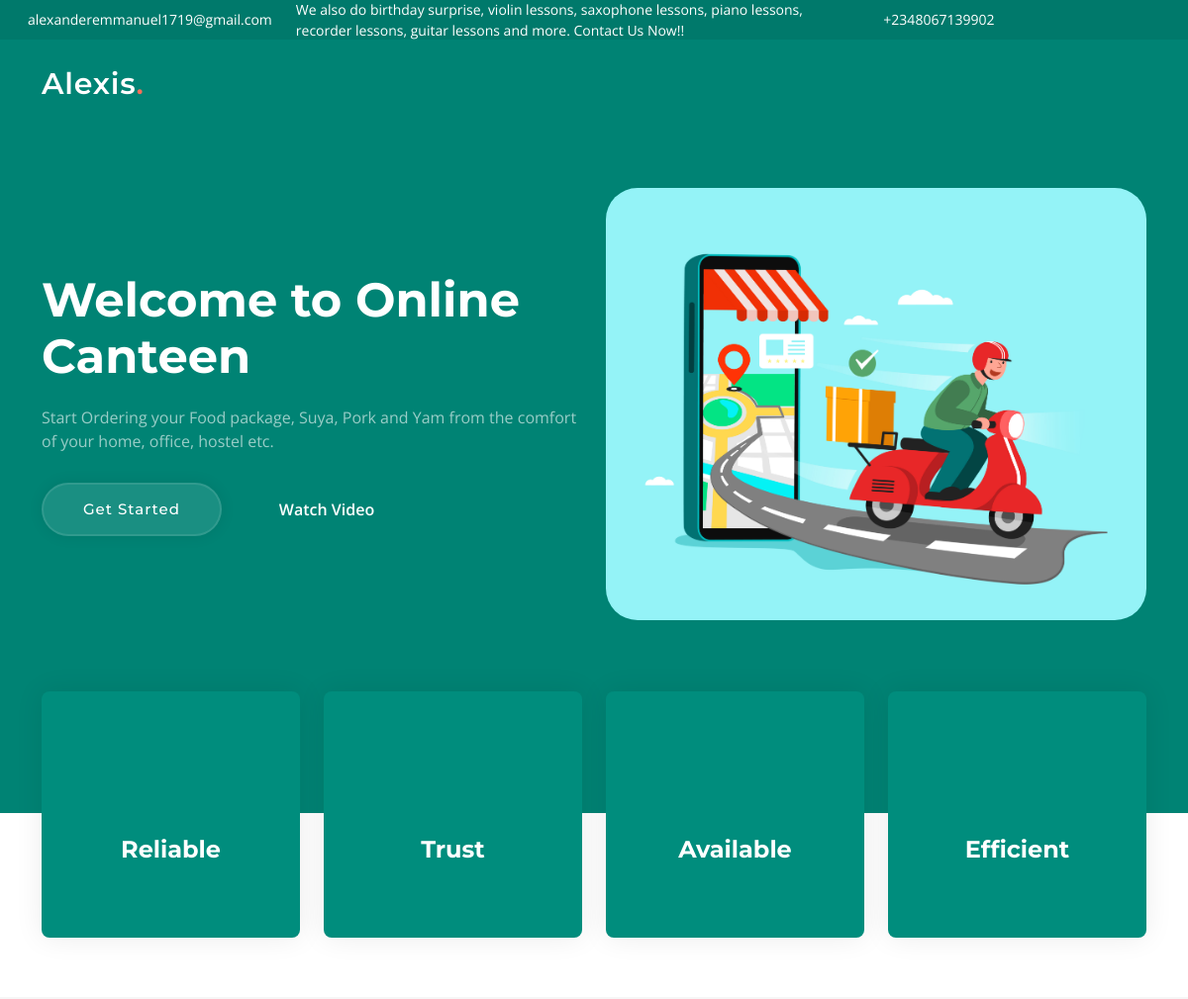
Before: / (upper part) with the older database file.
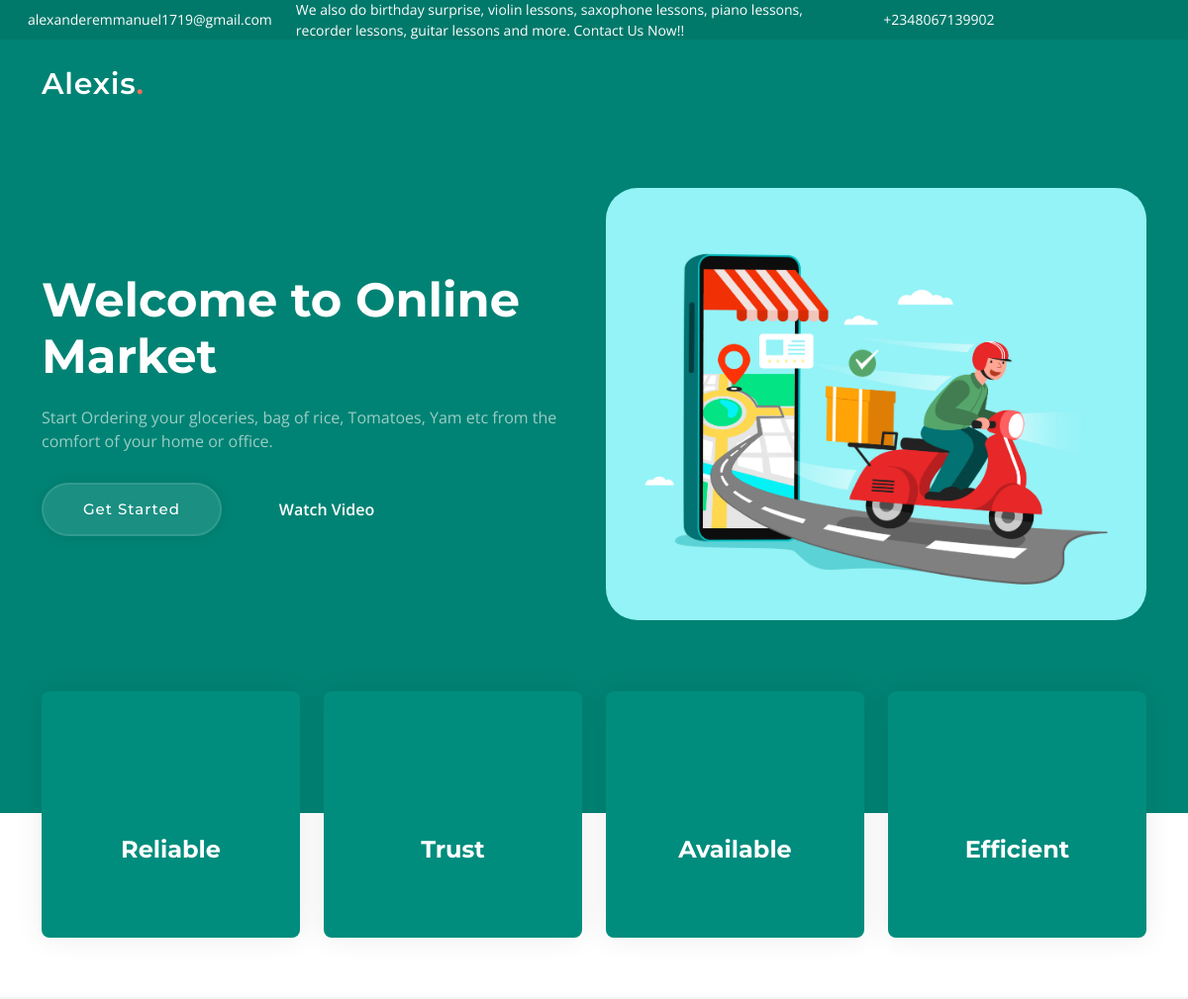
After: the same page with the newer database file.
### home/models.py (models this page shows)
class SupportStaffDetails(models.Model):
    location = models.CharField(max_length=288)
    email = models.EmailField()
    contact = models.CharField(max_length=15)
    open_hours = models.CharField(max_length=255)
    twitter_link = models.CharField(max_length=500, null=True, blank=True)
    facebook_link = models.CharField(max_length=500, null=True, blank=True)
    instagram_link = models.CharField(max_length=500, null=True, blank=True)
    linkedin_link = models.CharField(max_length=500, null=True, blank=True)

class HomePageWords(models.Model):
    logo = models.CharField(max_length=254)
    title = models.CharField(max_length=254)
    subtitle = models.CharField(max_length=254)

class Features(models.Model):
    featureName = models.CharField(max_length=254)
    featureIcon = models.CharField(max_length=254)

### home/views.py (the view)
# urls.py: 2. Add a URL to urlpatterns:  path('', views.home, name='home')
def home(request):
    features = Features.objects.all()
    homeWords = HomePageWords.objects.all()[0]
    services = Services.objects.all()
    testimonies = Testimonies.objects.all()
    staffDetails = SupportStaffDetails.objects.all()[0]
    faqs = FrequentQuestion.objects.all().order_by('number')
    context = {'features': features, 'homeWords': homeWords, 'services': services,
               'testimonies': testimonies, "staffDetails": staffDetails, "faqs": faqs}
    return render(request, 'index.html', {'context': context})

### services/models.py (called while the page is built)
    def get_url(self):
        return reverse('shop_by_services', args=[self.slug])

### templates/index.html (shortened to what this page needs)
{% load static %}
{% include 'base.html' %}
  {% block body %}
  <section id="hero" class="hero">
    <div class="container position-relative">
      <div class="row gy-5" data-aos="fade-in">
        <div class="col-lg-6 order-2 order-lg-1 d-flex flex-column justify-content-center text-center text-lg-start">
          <h2>{{context.homeWords.title}}</h2>
          <p>{{context.homeWords.subtitle}}</p>
          <div class="d-flex justify-content-center justify-content-lg-start">
            <a href="#services" class="btn-get-started">Get Started</a>
            <a href="#" class="glightbox btn-watch-video d-flex align-items-center"><i class="bi bi-play-circle"></i><span>Watch Video</span></a>
          </div>
        </div>
        <div class="col-lg-6 order-1 order-lg-2">
          <img src="{% static 'assets/img/shopping.jpg' %}" class="img-fluid rounded-5" alt="" data-aos="zoom-out" data-aos-delay="100">
        </div>
      </div>
    </div>
    <div class="icon-boxes position-relative">
      <div class="container position-relative">
        <div class="row gy-4 mt-5">
          {% for feature in context.features %}
          <div class="col-xl-3 col-md-6" data-aos="fade-up" data-aos-delay="100">
            <div class="icon-box">
              <div class="icon"><i class="{{feature.featureIcon}}"></i></div>
              <h4 class="title"><a href="#services" class="stretched-link">{{feature.featureName}}</a></h4>
            </div>
          </div>
          {% endfor %}
        </div>
      </div>
    </div>
  </section>
{% endblock %}
  {% include 'footer.html' %}

### templates/base.html (shortened to what this page needs)
{% load static %}
<!DOCTYPE html>
<html lang="en">
<head>
  <link href="{% static 'assets/vendor/bootstrap/css/bootstrap.min.css' %} " rel="stylesheet">
  <link href="{% static 'assets/vendor/bootstrap-icons/bootstrap-icons.css' %}" rel="stylesheet">
  <link href="{% static 'assets/vendor/aos/aos.css' %}" rel="stylesheet">
  <link href="{% static 'assets/vendor/glightbox/css/glightbox.min.css' %}" rel="stylesheet">
  <link href="{% static 'assets/vendor/swiper/swiper-bundle.min.css' %}" rel="stylesheet">
  <link href="{% static 'assets/css/main.css' %}" rel="stylesheet">
</head>
<body>
  <section id="topbar" class="topbar d-flex align-items-center">
    <marquee>
    <div class="container d-flex justify-content-center justify-content-md-between">
      <div class="contact-info d-flex align-items-center">
        <i class="bi bi-envelope d-flex align-items-center"><a href="mailto:{{context.staffDetails.email}}">{{context.staffDetails.email}}</a></i>
        <div class="d-flex align-items-center ms-4"><span>We also do birthday surprise, violin lessons, saxophone lessons, piano lessons, recorder lessons, guitar lessons and more. Contact Us Now!!</span></div>
        <i class="bi bi-phone d-flex align-items-center ms-4"><span>{{context.staffDetails.contact}} </span></i>
      </div>
      <div class="social-links d-none d-md-flex align-items-center">
        <a href="{{context.staffDetails.twitter_link}}" class="twitter"><i class="bi bi-twitter"></i></a>
        <a href="{{context.staffDetails.facebook_link}}" class="facebook"><i class="bi bi-facebook"></i></a>
        <a href="{{context.staffDetails.instagram_link}}" class="instagram"><i class="bi bi-instagram"></i></a>
        <a href="{{context.staffDetails.linkedin_link}}" class="linkedin"><i class="bi bi-linkedin"></i></i></a>
      </div>
    </div>
  </marquee>
  </section>
  <header id="header" class="header d-flex align-items-center">
    <div class="container-fluid container-xl d-flex align-items-center justify-content-between">
      <a href="{% url 'home' %}" class="logo d-flex align-items-center">
        <h1>Alexis<span>.</span></h1>
      </a>
      <i class="mobile-nav-toggle mobile-nav-show bi bi-list"></i>
    </div>
  </header>

### templates/footer.html (shortened to what this page needs)
{% load static %}
</body>
</html>

### static/assets/css/main.css (style rules this page uses)
:root { --font-default: "Open Sans", system-ui, -apple-system, "Segoe UI", Roboto, "Helvetica Neue", Arial, "Noto Sans", "Liberation Sans", sans-serif, "Apple Color Emoji", "Segoe UI Emoji", "Segoe UI Symbol", "Noto Color Emoji"; --font-primary: "Montserrat", sans-serif; --font-secondary: "Poppins", sans-serif; }
:root { --color-default: #222222; --color-primary: #008374; --color-secondary: #f85a40; }
:root { scroll-behavior: smooth; }
body { font-family: var(--font-default); color: var(--color-default); }
a { color: var(--color-primary); text-decoration: none; }
h1, h2, h3, h4, h5, h6 { font-family: var(--font-primary); }
section { padding: 60px 0; overflow: hidden; }
.topbar { background: #00796b; height: 40px; font-size: 14px; transition: all 0.5s; color: #fff; padding: 0; }
.topbar .contact-info i { font-style: normal; color: #fff; line-height: 0; }
.topbar .contact-info i a, .topbar .contact-info i span { padding-left: 5px; color: #fff; }
.topbar .contact-info i a { line-height: 0; transition: 0.3s; }
.topbar .social-links a { color: rgba(255, 255, 255, 0.7); line-height: 0; transition: 0.3s; margin-left: 20px; }
.header { transition: all 0.5s; z-index: 997; height: 90px; background-color: var(--color-primary); }
.header .logo h1 { font-size: 30px; margin: 0; font-weight: 600; letter-spacing: 0.8px; color: #fff; font-family: var(--font-primary); }
.header .logo h1 span { color: #f96f59; }
section { scroll-margin-top: 70px; }
@media (max-width: 1279px) { .mobile-nav-show { color: rgba(255, 255, 255, 0.6); font-size: 28px; cursor: pointer; line-height: 0; transition: 0.5s; z-index: 9999; margin-right: 10px; } }
.hero { width: 100%; position: relative; background: var(--color-primary); padding: 60px 0 0 0; }
.hero h2 { font-size: 48px; font-weight: 700; margin-bottom: 20px; color: #fff; }
.hero p { color: rgba(255, 255, 255, 0.6); font-weight: 400; margin-bottom: 30px; }
.hero .btn-get-started { font-family: var(--font-primary); font-weight: 500; font-size: 15px; letter-spacing: 1px; display: inline-block; padding: 14px 40px; border-radius: 50px; transition: 0.3s; color: #fff; background: rgba(255, 255, 255, 0.1); box-shadow: 0 0 15px rgba(0, 0, 0, 0.08); border: 2px solid rgba(255, 255, 255, 0.1); }
.hero .btn-watch-video { font-size: 16px; transition: 0.5s; margin-left: 25px; color: #fff; font-weight: 600; }
.hero .btn-watch-video i { color: rgba(255, 255, 255, 0.5); font-size: 32px; transition: 0.3s; line-height: 0; margin-right: 8px; }
.hero .icon-boxes { padding-bottom: 60px; }
@media (min-width: 1200px) { .hero .icon-boxes:before { content: ""; position: absolute; bottom: 0; left: 0; right: 0; height: calc(50% + 20px); background-color: #fff; } }
.hero .icon-box { padding: 60px 30px; position: relative; overflow: hidden; background: #008d7d; box-shadow: 0 0 29px 0 rgba(0, 0, 0, 0.08); transition: all 0.3s ease-in-out; border-radius: 8px; z-index: 1; height: 100%; width: 100%; text-align: center; }
.hero .icon-box .title { font-weight: 700; margin-bottom: 15px; font-size: 24px; }
.hero .icon-box .title a { color: #fff; transition: 0.3s; }
.hero .icon-box .icon { margin-bottom: 20px; padding-top: 10px; display: inline-block; transition: all 0.3s ease-in-out; font-size: 48px; line-height: 1; color: rgba(255, 255, 255, 0.6); }

Changed rows visible on the page:
changed HomePageWords: homeWords "Welcome to Online Canteen" → "Welcome to Online Market"; homeWords.subtitle "Start Ordering your Food package, Suya, Pork and Yam from the comfort of your home, office, hostel etc." → "Start Ordering your gloceries, bag of rice, Tomatoes, Yam etc from the comfort of your home or office."
